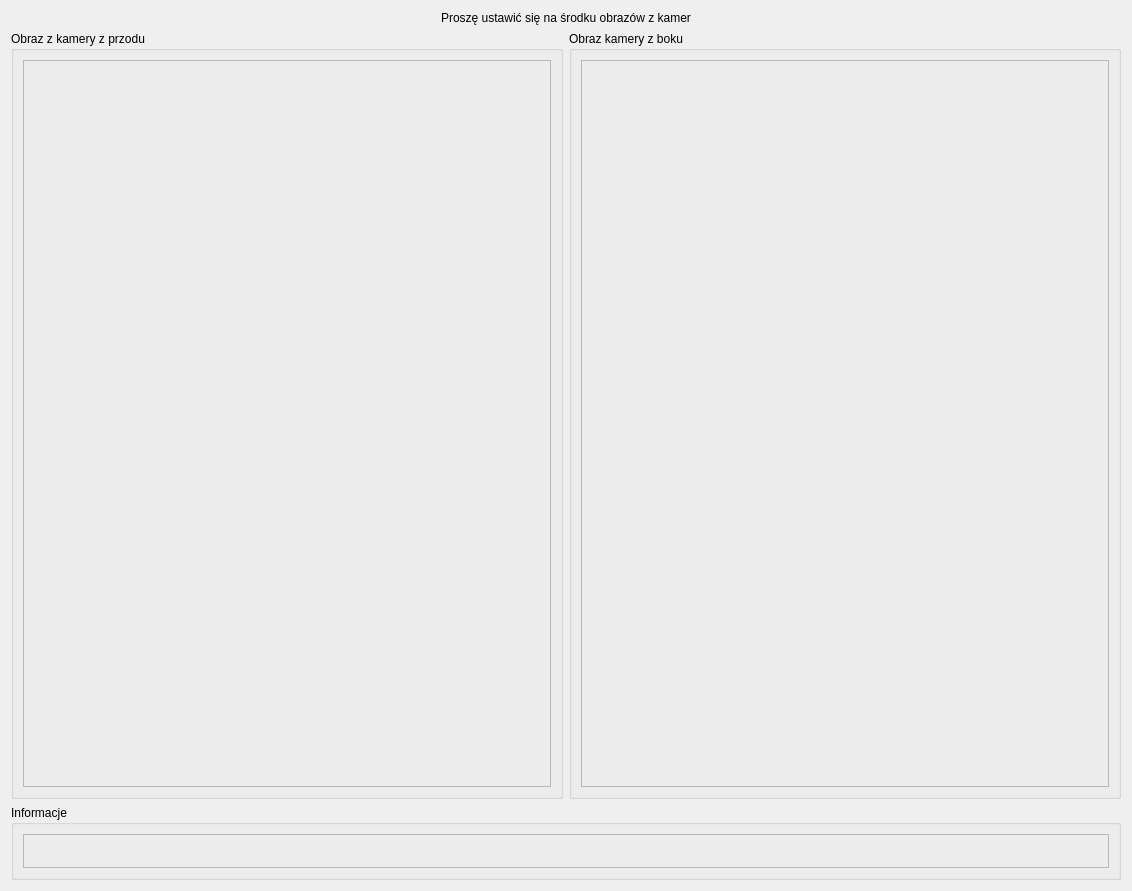
<?xml version="1.0" encoding="UTF-8"?>
<ui version="4.0">
 <class>Form</class>
 <widget class="QWidget" name="Form">
  <property name="geometry">
   <rect>
    <x>0</x>
    <y>0</y>
    <width>1132</width>
    <height>891</height>
   </rect>
  </property>
  <property name="windowTitle">
   <string>Form</string>
  </property>
  <layout class="QVBoxLayout" name="verticalLayout" stretch="1,112,2">
   <item>
    <widget class="QLabel" name="label">
     <property name="layoutDirection">
      <enum>Qt::LeftToRight</enum>
     </property>
     <property name="text">
      <string>Proszę ustawić się na środku obrazów z kamer</string>
     </property>
     <property name="scaledContents">
      <bool>false</bool>
     </property>
     <property name="alignment">
      <set>Qt::AlignCenter</set>
     </property>
    </widget>
   </item>
   <item>
    <layout class="QHBoxLayout" name="horizontalLayout_3">
     <item>
      <widget class="QGroupBox" name="groupBox">
       <property name="title">
        <string>Obraz z kamery z przodu</string>
       </property>
       <layout class="QHBoxLayout" name="horizontalLayout_5">
        <item>
         <widget class="QFrame" name="Camera_front">
          <property name="frameShape">
           <enum>QFrame::StyledPanel</enum>
          </property>
          <property name="frameShadow">
           <enum>QFrame::Raised</enum>
          </property>
         </widget>
        </item>
       </layout>
      </widget>
     </item>
     <item>
      <widget class="QGroupBox" name="groupBox_3">
       <property name="title">
        <string>Obraz kamery z boku</string>
       </property>
       <layout class="QHBoxLayout" name="horizontalLayout_4">
        <item>
         <widget class="QFrame" name="Camera_side">
          <property name="frameShape">
           <enum>QFrame::StyledPanel</enum>
          </property>
          <property name="frameShadow">
           <enum>QFrame::Raised</enum>
          </property>
         </widget>
        </item>
       </layout>
      </widget>
     </item>
    </layout>
   </item>
   <item>
    <widget class="QGroupBox" name="groupBox_2">
     <property name="title">
      <string>Informacje</string>
     </property>
     <layout class="QHBoxLayout" name="horizontalLayout">
      <item>
       <widget class="QFrame" name="frame_2">
        <property name="frameShape">
         <enum>QFrame::StyledPanel</enum>
        </property>
        <property name="frameShadow">
         <enum>QFrame::Raised</enum>
        </property>
        <layout class="QVBoxLayout" name="verticalLayout_3">
         <item>
          <widget class="QLabel" name="Message_from_app">
           <property name="text">
            <string/>
           </property>
           <property name="alignment">
            <set>Qt::AlignCenter</set>
           </property>
          </widget>
         </item>
        </layout>
       </widget>
      </item>
     </layout>
    </widget>
   </item>
  </layout>
 </widget>
 <resources/>
 <connections/>
</ui>
